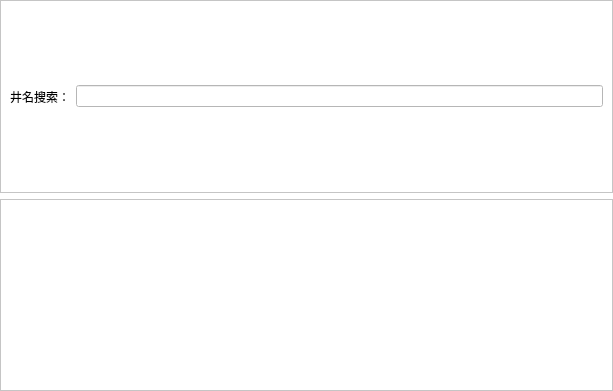
<?xml version="1.0" encoding="UTF-8"?>
<ui version="4.0">
 <class>openWell</class>
 <widget class="CardWidget" name="openWell">
  <property name="geometry">
   <rect>
    <x>0</x>
    <y>0</y>
    <width>613</width>
    <height>391</height>
   </rect>
  </property>
  <property name="windowTitle">
   <string>Form</string>
  </property>
  <property name="styleSheet">
   <string notr="true">background-color: white;</string>
  </property>
  <layout class="QVBoxLayout" name="verticalLayout_2">
   <property name="leftMargin">
    <number>0</number>
   </property>
   <property name="topMargin">
    <number>0</number>
   </property>
   <property name="rightMargin">
    <number>0</number>
   </property>
   <property name="bottomMargin">
    <number>0</number>
   </property>
   <item>
    <widget class="QFrame" name="searchFrame">
     <property name="frameShape">
      <enum>QFrame::StyledPanel</enum>
     </property>
     <property name="frameShadow">
      <enum>QFrame::Raised</enum>
     </property>
     <layout class="QHBoxLayout" name="horizontalLayout">
      <property name="topMargin">
       <number>0</number>
      </property>
      <property name="bottomMargin">
       <number>0</number>
      </property>
      <item>
       <widget class="StrongBodyLabel" name="wellNameSearch">
        <property name="text">
         <string>井名搜索：</string>
        </property>
       </widget>
      </item>
      <item>
       <widget class="SearchLineEdit" name="searchLineEdit"/>
      </item>
     </layout>
    </widget>
   </item>
   <item>
    <widget class="QFrame" name="tableFrame">
     <property name="frameShape">
      <enum>QFrame::StyledPanel</enum>
     </property>
     <property name="frameShadow">
      <enum>QFrame::Raised</enum>
     </property>
    </widget>
   </item>
  </layout>
 </widget>
 <customwidgets>
  <customwidget>
   <class>CardWidget</class>
   <extends>QFrame</extends>
   <header>qfluentwidgets</header>
   <container>1</container>
  </customwidget>
  <customwidget>
   <class>StrongBodyLabel</class>
   <extends>QLabel</extends>
   <header>qfluentwidgets</header>
  </customwidget>
  <customwidget>
   <class>LineEdit</class>
   <extends>QLineEdit</extends>
   <header>qfluentwidgets</header>
  </customwidget>
  <customwidget>
   <class>SearchLineEdit</class>
   <extends>LineEdit</extends>
   <header>qfluentwidgets</header>
  </customwidget>
 </customwidgets>
 <resources/>
 <connections/>
</ui>
